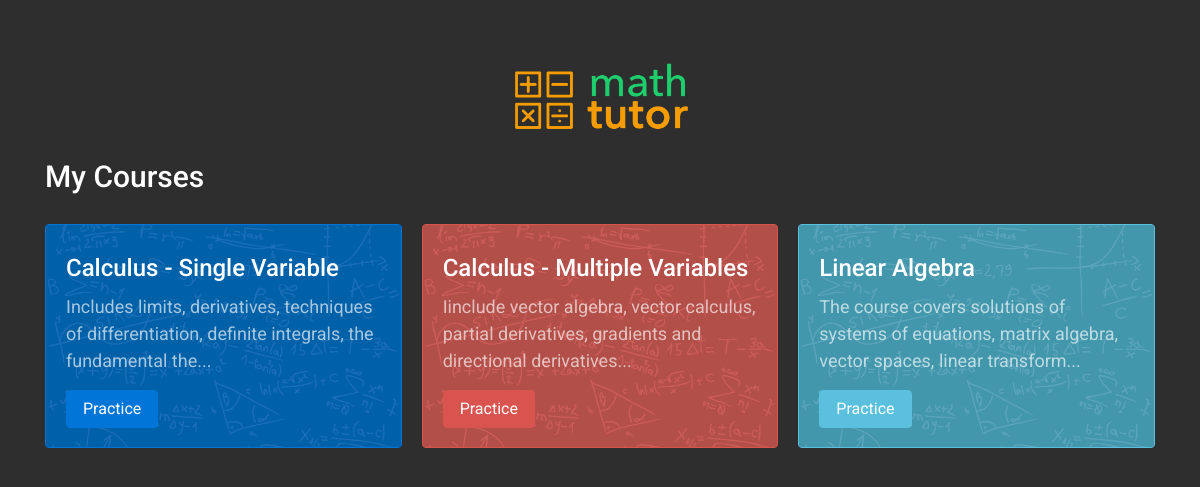
The page / on the database its author committed.
### main/models.py (models this page shows, shortened)
class Course(models.Model):
	course_name = models.CharField(max_length=200)
	course_desc = models.CharField(max_length=200)
	course_color = models.CharField(max_length=200)
	def short_course_desc(self):
		return self.course_desc[:100] + "..." if len(self.course_desc)>=100 else self.course_desc

### main/views.py (the view)
# urls.py: url(r'^$', views.index, name='index'),
def index(request):
	courses = Course.objects.all()
	context = {
		'courses': courses,
	}
	return render(request, 'index.html', context)

### main/templates/index.html (shortened to what this page needs)
{% extends "header.html" %}
{% block content %}
  {% load staticfiles %}
  <h3>My Courses</h3>
  <br>
  {% if courses %}
  <div class="card-columns">
    {% for course in courses %}
      <div class="card card-inverse card-{{ course.course_color }}">
        <div class="card-img-overlay {{ course.course_color }}">
          <h4 class="card-title">{{ course.course_name }}</h4>
          <p class="card-text">{{ course.short_course_desc }}</p>
          <a href="/course/{{ course.id }}" class="btn btn-{{ course.course_color }}">Practice</a>
        </div>
      </div>
    {% endfor %}
  </div>
  {% endif %}
{% endblock %}

### main/templates/header.html (shortened to what this page needs)
<!DOCTYPE html>
<html>
<head>
  {% load staticfiles %}
  <link rel="stylesheet" href="{% static 'css/bootstrap.min.css' %}" type = "text/css"/>
  <link rel="stylesheet" href="{% static 'css/style.css' %}" type = "text/css"/>
  <link href="{% static 'css/mathquill.css' %}" rel="stylesheet">
</head>
<body class="body">
  <div class="container">
  <center><a href="{% url 'index' %}"><img src="{% static 'img/logo.png' %}" height="100px"/></a></center>
   {% block content %}
   {% endblock %}
  </div>
</body>
</html>

### main/static/css/style.css (style rules this page uses)
body { background-color: #2E2E2E; font-family: 'Roboto', 'Helvetica Neue', 'Segoe UI', Helvetica, Arial, sans-serif; font-size: 14px; overflow-x: hidden; color: #fff; -webkit-font-smoothing: antialiased; -moz-osx-font-smoothing: grayscale; margin-top:50px; }
p { font-size: 18px; line-height: 1.5; color: #8a8e91; }
a { color:#999; text-decoration: none; }
h1, h2, h3, h4, h5, h6 { font-family: 'Roboto', 'Avenir Next', 'Helvetica Neue', 'Segoe UI', Helvetica, Arial, sans-serif; position: relative; margin: 10px 0; }
h3 { font-size: 30px; }
h4 { font-size: 24px; }
.card-primary > .card-img-overlay { background: rgba(2, 96, 177, 0.9); }
.card-info > .card-img-overlay { background: rgba(74, 156, 181, 0.9); }
.card-danger > .card-img-overlay { background: rgba(199, 76, 72, 0.9); }

### rows shown on the page
Course: course_name "Calculus - Single Variable", short_course_desc "Includes limits, derivatives, techniques of differentiation, definite integrals, the fundamental the..."
Course: course_name "Calculus - Multiple Variables", short_course_desc "Iinclude vector algebra, vector calculus, partial derivatives, gradients and directional derivatives..."
Course: course_name "Linear Algebra", short_course_desc "The course covers solutions of systems of equations, matrix algebra, vector spaces, linear transform..."
